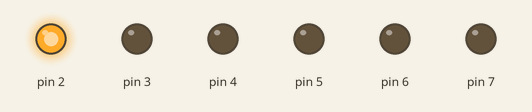
Simulated run of this sketch. Board: Arduino Uno, built with avr-gcc and run on an emulated ATmega328P. On the bench: output pins drawn as LEDs (lit = HIGH).

Above: at 0.05 s.
At 0.35 s:
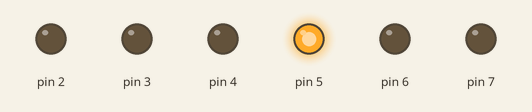
At 0.95 s:
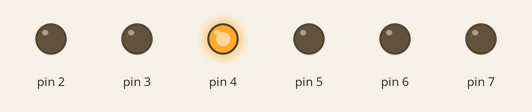
At 1.35 s:
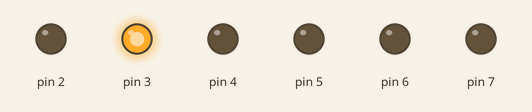
At 1.8 s:
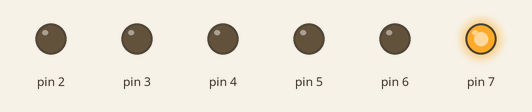
At 2.85 s:
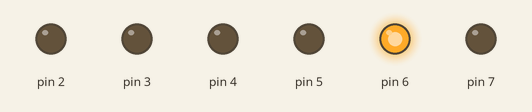
Timing chart, 0 to 3.1 s (numbered marks = the images above):
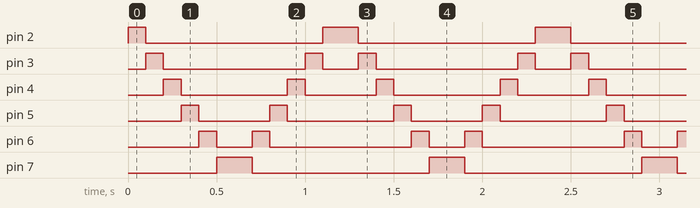

Measured:
- by itself, pin 2: repeats every 1.2 s: LOW 1.0 s, HIGH 0.20 s
- by itself, pin 3: repeats every 1.2 s: LOW 0.80 s, HIGH 0.10 s, LOW 0.20 s, HIGH 0.10 s
- by itself, pin 4: repeats every 1.2 s: LOW 0.60 s, HIGH 0.10 s, LOW 0.40 s, HIGH 0.10 s
- by itself, pin 5: repeats every 1.2 s: LOW 0.40 s, HIGH 0.10 s, LOW 0.60 s, HIGH 0.10 s
- by itself, pin 6: repeats every 1.2 s: LOW 0.20 s, HIGH 0.10 s, LOW 0.80 s, HIGH 0.10 s
- by itself, pin 7: alternates HIGH for 0.20 s and LOW for 1.0 s

The sketch:

scrolling.ino
```cpp
int timer = 100; // delay

/*
 * Scrolling
 *
 * Sequencially turn the LEDs on/off
 *
 * Jim Palomo
 */

void setup() {
  // initializes pins 2-8 as output
  for (int curPin = 2; curPin < 8; curPin++) {
    pinMode(curPin, OUTPUT);
  }
}

void loop() {
  // iterate through pins and turn them on then off
  for (int curPin = 2; curPin < 8; curPin++) {
    digitalWrite(curPin, HIGH); // LED on
    delay(timer);
    digitalWrite(curPin, LOW);  // LED off
  }

  // iterate through the pins in reverse order
  for (int curPin = 7; curPin >= 2; curPin--) {
    digitalWrite(curPin, HIGH); // LED on
    delay(timer);
    digitalWrite(curPin, LOW);  // LED off
  }
}
```
